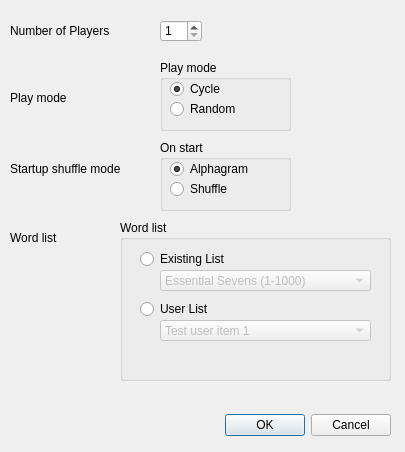
<ui version="4.0" >
 <class>tableCreateForm</class>
 <widget class="QDialog" name="tableCreateForm" >
  <property name="geometry" >
   <rect>
    <x>0</x>
    <y>0</y>
    <width>405</width>
    <height>452</height>
   </rect>
  </property>
  <property name="minimumSize" >
   <size>
    <width>405</width>
    <height>452</height>
   </size>
  </property>
  <property name="maximumSize" >
   <size>
    <width>405</width>
    <height>452</height>
   </size>
  </property>
  <property name="windowTitle" >
   <string>Create Table</string>
  </property>
  <widget class="QLabel" name="label" >
   <property name="geometry" >
    <rect>
     <x>10</x>
     <y>20</y>
     <width>121</width>
     <height>21</height>
    </rect>
   </property>
   <property name="text" >
    <string>Number of Players</string>
   </property>
  </widget>
  <widget class="QLabel" name="label_2" >
   <property name="geometry" >
    <rect>
     <x>10</x>
     <y>90</y>
     <width>91</width>
     <height>16</height>
    </rect>
   </property>
   <property name="text" >
    <string>Play mode</string>
   </property>
  </widget>
  <widget class="QLabel" name="label_3" >
   <property name="geometry" >
    <rect>
     <x>10</x>
     <y>160</y>
     <width>131</width>
     <height>17</height>
    </rect>
   </property>
   <property name="text" >
    <string>Startup shuffle mode</string>
   </property>
  </widget>
  <widget class="QSpinBox" name="playersSpinBox" >
   <property name="geometry" >
    <rect>
     <x>160</x>
     <y>20</y>
     <width>42</width>
     <height>22</height>
    </rect>
   </property>
   <property name="maximum" >
    <number>6</number>
   </property>
   <property name="minimum" >
    <number>1</number>
   </property>
  </widget>
  <widget class="QLabel" name="label_4" >
   <property name="geometry" >
    <rect>
     <x>10</x>
     <y>230</y>
     <width>91</width>
     <height>16</height>
    </rect>
   </property>
   <property name="text" >
    <string>Word list</string>
   </property>
  </widget>
  <widget class="QGroupBox" name="groupBox_3" >
   <property name="geometry" >
    <rect>
     <x>120</x>
     <y>220</y>
     <width>271</width>
     <height>161</height>
    </rect>
   </property>
   <property name="title" >
    <string>Word list</string>
   </property>
   <widget class="QRadioButton" name="userRbo" >
    <property name="geometry" >
     <rect>
      <x>20</x>
      <y>80</y>
      <width>83</width>
      <height>18</height>
     </rect>
    </property>
    <property name="text" >
     <string>User List</string>
    </property>
   </widget>
   <widget class="QRadioButton" name="existingRbo" >
    <property name="geometry" >
     <rect>
      <x>20</x>
      <y>30</y>
      <width>121</width>
      <height>18</height>
     </rect>
    </property>
    <property name="text" >
     <string>Existing List</string>
    </property>
   </widget>
   <widget class="QComboBox" name="elistsCbo" >
    <property name="enabled" >
     <bool>false</bool>
    </property>
    <property name="geometry" >
     <rect>
      <x>40</x>
      <y>50</y>
      <width>211</width>
      <height>21</height>
     </rect>
    </property>
    <item>
     <property name="text" >
      <string>Essential Sevens (1-1000)</string>
     </property>
    </item>
    <item>
     <property name="text" >
      <string>Essential Sevens (1001-2000)</string>
     </property>
    </item>
    <item>
     <property name="text" >
      <string>Essential Sevens (2001-3000)</string>
     </property>
    </item>
    <item>
     <property name="text" >
      <string>Essential Sevens (3001-4000)</string>
     </property>
    </item>
    <item>
     <property name="text" >
      <string>Essential Sevens (4001-5000)</string>
     </property>
    </item>
    <item>
     <property name="text" >
      <string>Essential Sevens (5001-6000)</string>
     </property>
    </item>
    <item>
     <property name="text" >
      <string>Essential Sevens (6001-7000)</string>
     </property>
    </item>
    <item>
     <property name="text" >
      <string>Essential Sevens (7001-8000)</string>
     </property>
    </item>
    <item>
     <property name="text" >
      <string>Essential Sevens (8001-9000)</string>
     </property>
    </item>
    <item>
     <property name="text" >
      <string>Essential Sevens (9001-10000)</string>
     </property>
    </item>
    <item>
     <property name="text" >
      <string>Essential Eights (1-1000)</string>
     </property>
    </item>
    <item>
     <property name="text" >
      <string>Essential Eights (1001-2000)</string>
     </property>
    </item>
    <item>
     <property name="text" >
      <string>Essential Eights (2001-3000)</string>
     </property>
    </item>
    <item>
     <property name="text" >
      <string>Essential Eights (3001-4000)</string>
     </property>
    </item>
    <item>
     <property name="text" >
      <string>Essential Eights (4001-5000)</string>
     </property>
    </item>
    <item>
     <property name="text" >
      <string>Essential Eights (5001-6000)</string>
     </property>
    </item>
    <item>
     <property name="text" >
      <string>Essential Eights (6001-7000)</string>
     </property>
    </item>
    <item>
     <property name="text" >
      <string>Essential Eights (7001-8000)</string>
     </property>
    </item>
    <item>
     <property name="text" >
      <string>Essential Eights (8001-9000)</string>
     </property>
    </item>
    <item>
     <property name="text" >
      <string>Essential Eights (9001-10000)</string>
     </property>
    </item>
    <item>
     <property name="text" >
      <string>JQXZ 5s</string>
     </property>
    </item>
    <item>
     <property name="text" >
      <string>JQXZ 6s</string>
     </property>
    </item>
    <item>
     <property name="text" >
      <string>JQXZ 7s</string>
     </property>
    </item>
    <item>
     <property name="text" >
      <string>JQXZ 8s</string>
     </property>
    </item>
    <item>
     <property name="text" >
      <string>5-Vowel Eights</string>
     </property>
    </item>
    <item>
     <property name="text" >
      <string>4-Vowel Sevens</string>
     </property>
    </item>
   </widget>
   <widget class="QComboBox" name="ulistsCbo" >
    <property name="enabled" >
     <bool>false</bool>
    </property>
    <property name="geometry" >
     <rect>
      <x>40</x>
      <y>100</y>
      <width>211</width>
      <height>21</height>
     </rect>
    </property>
    <item>
     <property name="text" >
      <string>Test user item 1</string>
     </property>
    </item>
    <item>
     <property name="text" >
      <string>Test user item 2!!</string>
     </property>
    </item>
   </widget>
  </widget>
  <widget class="QDialogButtonBox" name="buttonBox" >
   <property name="geometry" >
    <rect>
     <x>140</x>
     <y>410</y>
     <width>251</width>
     <height>31</height>
    </rect>
   </property>
   <property name="orientation" >
    <enum>Qt::Horizontal</enum>
   </property>
   <property name="standardButtons" >
    <set>QDialogButtonBox::Cancel|QDialogButtonBox::NoButton|QDialogButtonBox::Ok</set>
   </property>
  </widget>
  <widget class="QGroupBox" name="groupBox_2" >
   <property name="geometry" >
    <rect>
     <x>160</x>
     <y>140</y>
     <width>131</width>
     <height>71</height>
    </rect>
   </property>
   <property name="title" >
    <string>On start</string>
   </property>
   <widget class="QRadioButton" name="alphagramRbo" >
    <property name="geometry" >
     <rect>
      <x>10</x>
      <y>20</y>
      <width>91</width>
      <height>18</height>
     </rect>
    </property>
    <property name="text" >
     <string>Alphagram</string>
    </property>
    <property name="checked" >
     <bool>true</bool>
    </property>
   </widget>
   <widget class="QRadioButton" name="shuffleRbo" >
    <property name="geometry" >
     <rect>
      <x>10</x>
      <y>40</y>
      <width>83</width>
      <height>18</height>
     </rect>
    </property>
    <property name="text" >
     <string>Shuffle</string>
    </property>
   </widget>
  </widget>
  <widget class="QGroupBox" name="groupBox" >
   <property name="geometry" >
    <rect>
     <x>160</x>
     <y>60</y>
     <width>131</width>
     <height>71</height>
    </rect>
   </property>
   <property name="title" >
    <string>Play mode</string>
   </property>
   <widget class="QRadioButton" name="cycleRbo" >
    <property name="geometry" >
     <rect>
      <x>10</x>
      <y>20</y>
      <width>83</width>
      <height>18</height>
     </rect>
    </property>
    <property name="text" >
     <string>Cycle</string>
    </property>
    <property name="checked" >
     <bool>true</bool>
    </property>
   </widget>
   <widget class="QRadioButton" name="randomRbo" >
    <property name="geometry" >
     <rect>
      <x>10</x>
      <y>40</y>
      <width>83</width>
      <height>18</height>
     </rect>
    </property>
    <property name="text" >
     <string>Random</string>
    </property>
   </widget>
  </widget>
 </widget>
 <resources/>
 <connections>
  <connection>
   <sender>buttonBox</sender>
   <signal>accepted()</signal>
   <receiver>tableCreateForm</receiver>
   <slot>accept()</slot>
   <hints>
    <hint type="sourcelabel" >
     <x>308</x>
     <y>404</y>
    </hint>
    <hint type="destinationlabel" >
     <x>96</x>
     <y>380</y>
    </hint>
   </hints>
  </connection>
  <connection>
   <sender>buttonBox</sender>
   <signal>rejected()</signal>
   <receiver>tableCreateForm</receiver>
   <slot>reject()</slot>
   <hints>
    <hint type="sourcelabel" >
     <x>376</x>
     <y>410</y>
    </hint>
    <hint type="destinationlabel" >
     <x>375</x>
     <y>375</y>
    </hint>
   </hints>
  </connection>
  <connection>
   <sender>userRbo</sender>
   <signal>toggled(bool)</signal>
   <receiver>ulistsCbo</receiver>
   <slot>setEnabled(bool)</slot>
   <hints>
    <hint type="sourcelabel" >
     <x>171</x>
     <y>276</y>
    </hint>
    <hint type="destinationlabel" >
     <x>329</x>
     <y>295</y>
    </hint>
   </hints>
  </connection>
  <connection>
   <sender>existingRbo</sender>
   <signal>toggled(bool)</signal>
   <receiver>elistsCbo</receiver>
   <slot>setEnabled(bool)</slot>
   <hints>
    <hint type="sourcelabel" >
     <x>183</x>
     <y>227</y>
    </hint>
    <hint type="destinationlabel" >
     <x>307</x>
     <y>246</y>
    </hint>
   </hints>
  </connection>
 </connections>
</ui>
